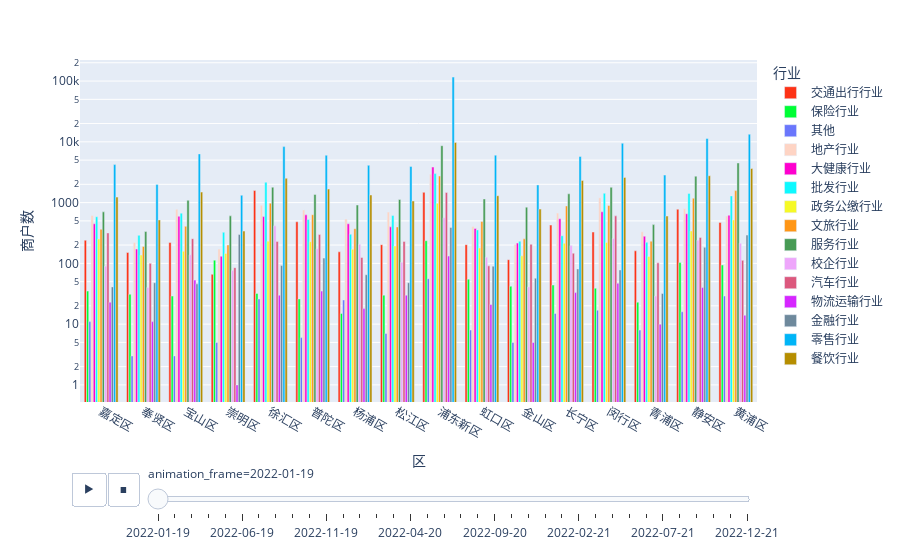

Write notebook code for a chart like this one.
### Markdown cell above
### 2022年上海各区各行业商户数量(7.xlsx)

### Code cell
px.bar(
    industryMerchantsData,
    x="区",
    y="商户数",
    log_y=True,
    color="行业",
    barmode="group",
    animation_frame=industryMerchantsData.月份.astype(str),
    color_discrete_sequence=px.colors.qualitative.Light24
)

### Figure 1 — Plotly figure (JSON) as saved in the notebook; plotly's stock layout.template omitted (floating-point values rounded to 4 significant figures)
{"data": [{"alignmentgroup": "True", "hovertemplate": "行业=交通出行行业<br>animation_frame=2022-01-19<br>区=%{x}<br>商户数=%{y}<extra></extra>", "legendgroup": "交通出行行业", "marker": {"color": "#FD3216", "pattern": {"shape": ""}}, "name": "交通出行行业", "offsetgroup": "交通出行行业", "orientation": "v", "showlegend": true, "textposition": "auto", "type": "bar", "x": ["嘉定区", "奉贤区", "宝山区", "崇明区", "徐汇区", "普陀区", "杨浦区", "松江区", "浦东新区", "虹口区", "金山区", "长宁区", "闵行区", "青浦区", "静安区", "黄浦区"], "xaxis": "x", "y": [240, 151, 221, 66, 1580, 484, 155, 203, 1473, 203, 115, 427, 328, 161, 777, 472], "yaxis": "y"}, {"alignmentgroup": "True", "hovertemplate": "行业=保险行业<br>animation_frame=2022-01-19<br>区=%{x}<br>商户数=%{y}<extra></extra>", "legendgroup": "保险行业", "marker": {"color": "#00FE35", "pattern": {"shape": ""}}, "name": "保险行业", "offsetgroup": "保险行业", "orientation": "v", "showlegend": true, "textposition": "auto", "type": "bar", "x": ["嘉定区", "奉贤区", "宝山区", "崇明区", "徐汇区", "普陀区", "杨浦区", "松江区", "浦东新区", "虹口区", "金山区", "长宁区", "闵行区", "青浦区", "静安区", "黄浦区"], "xaxis": "x", "y": [35, 31, 29, 113, 32, 26, 15, 30, 236, 55, 42, 44, 39, 23, 103, 94], "yaxis": "y"}, {"alignmentgroup": "True", "hovertemplate": "行业=其他<br>animation_frame=2022-01-19<br>区=%{x}<br>商户数=%{y}<extra></extra>", "legendgroup": "其他", "marker": {"color": "#6A76FC", "pattern": {"shape": ""}}, "name": "其他", "offsetgroup": "其他", "orientation": "v", "showlegend": true, "textposition": "auto", "type": "bar", "x": ["嘉定区", "奉贤区", "宝山区", "崇明区", "徐汇区", "普陀区", "杨浦区", "松江区", "浦东新区", "虹口区", "金山区", "长宁区", "闵行区", "青浦区", "静安区", "黄浦区"], "xaxis": "x", "y": [11, 3, 3, 5, 26, 6, 25, 7, 56, 8, 5, 15, 17, 8, 16, 29], "yaxis": "y"}, {"alignmentgroup": "True", "hovertemplate": "行业=地产行业<br>animation_frame=2022-01-19<br>区=%{x}<br>商户数=%{y}<extra></extra>", "legendgroup": "地产行业", "marker": {"color": "#FED4C4", "pattern": {"shape": ""}}, "name": "地产行业", "offsetgroup": "地产行业", "orientation": "v", "showlegend": true, "textposition": "auto", "type": "bar", "x": ["嘉定区", "奉贤区", "宝山区", "崇明区", "徐汇区", "普陀区", "杨浦区", "松江区", "浦东新区", "虹口区", "金山区", "长宁区", "闵行区", "青浦区", "静安区", "黄浦区"], "xaxis": "x", "y": [614, 221, 776, 172, 905, 758, 538, 698, 2931, 403, 205, 672, 1202, 331, 791, 599], "yaxis": "y"}, {"alignmentgroup": "True", "hovertemplate": "行业=大健康行业<br>animation_frame=2022-01-19<br>区=%{x}<br>商户数=%{y}<extra></extra>", "legendgroup": "大健康行业", "marker": {"color": "#FE00CE", "pattern": {"shape": ""}}, "name": "大健康行业", "offsetgroup": "大健康行业", "orientation": "v", "showlegend": true, "textposition": "auto", "type": "bar", "x": ["嘉定区", "奉贤区", "宝山区", "崇明区", "徐汇区", "普陀区", "杨浦区", "松江区", "浦东新区", "虹口区", "金山区", "长宁区", "闵行区", "青浦区", "静安区", "黄浦区"], "xaxis": "x", "y": [448, 172, 596, 131, 589, 628, 448, 399, 3850, 375, 216, 542, 707, 280, 655, 620], "yaxis": "y"}, {"alignmentgroup": "True", "hovertemplate": "行业=批发行业<br>animation_frame=2022-01-19<br>区=%{x}<br>商户数=%{y}<extra></extra>", "legendgroup": "批发行业", "marker": {"color": "#0DF9FF", "pattern": {"shape": ""}}, "name": "批发行业", "offsetgroup": "批发行业", "orientation": "v", "showlegend": true, "textposition": "auto", "type": "bar", "x": ["嘉定区", "奉贤区", "宝山区", "崇明区", "徐汇区", "普陀区", "杨浦区", "松江区", "浦东新区", "虹口区", "金山区", "长宁区", "闵行区", "青浦区", "静安区", "黄浦区"], "xaxis": "x", "y": [585, 289, 671, 325, 2170, 526, 302, 612, 3001, 355, 231, 285, 1423, 222, 1416, 1289], "yaxis": "y"}, {"alignmentgroup": "True", "hovertemplate": "行业=政务公缴行业<br>animation_frame=2022-01-19<br>区=%{x}<br>商户数=%{y}<extra></extra>", "legendgroup": "政务公缴行业", "marker": {"color": "#F6F926", "pattern": {"shape": ""}}, "name": "政务公缴行业", "offsetgroup": "政务公缴行业", "orientation": "v", "showlegend": true, "textposition": "auto", "type": "bar", "x": ["嘉定区", "奉贤区", "宝山区", "崇明区", "徐汇区", "普陀区", "杨浦区", "松江区", "浦东新区", "虹口区", "金山区", "长宁区", "闵行区", "青浦区", "静安区", "黄浦区"], "xaxis": "x", "y": [251, 137, 158, 146, 232, 227, 170, 193, 975, 179, 133, 214, 220, 130, 341, 518], "yaxis": "y"}, {"alignmentgroup": "True", "hovertemplate": "行业=文旅行业<br>animation_frame=2022-01-19<br>区=%{x}<br>商户数=%{y}<extra></extra>", "legendgroup": "文旅行业", "marker": {"color": "#FF9616", "pattern": {"shape": ""}}, "name": "文旅行业", "offsetgroup": "文旅行业", "orientation": "v", "showlegend": true, "textposition": "auto", "type": "bar", "x": ["嘉定区", "奉贤区", "宝山区", "崇明区", "徐汇区", "普陀区", "杨浦区", "松江区", "浦东新区", "虹口区", "金山区", "长宁区", "闵行区", "青浦区", "静安区", "黄浦区"], "xaxis": "x", "y": [363, 190, 407, 201, 980, 632, 372, 398, 2740, 489, 253, 881, 898, 232, 1182, 1574], "yaxis": "y"}, {"alignmentgroup": "True", "hovertemplate": "行业=服务行业<br>animation_frame=2022-01-19<br>区=%{x}<br>商户数=%{y}<extra></extra>", "legendgroup": "服务行业", "marker": {"color": "#479B55", "pattern": {"shape": ""}}, "name": "服务行业", "offsetgroup": "服务行业", "orientation": "v", "showlegend": true, "textposition": "auto", "type": "bar", "x": ["嘉定区", "奉贤区", "宝山区", "崇明区", "徐汇区", "普陀区", "杨浦区", "松江区", "浦东新区", "虹口区", "金山区", "长宁区", "闵行区", "青浦区", "静安区", "黄浦区"], "xaxis": "x", "y": [704, 334, 1092, 605, 1790, 1360, 912, 1124, 8637, 1149, 842, 1396, 1785, 434, 2719, 4492], "yaxis": "y"}, {"alignmentgroup": "True", "hovertemplate": "行业=校企行业<br>animation_frame=2022-01-19<br>区=%{x}<br>商户数=%{y}<extra></extra>", "legendgroup": "校企行业", "marker": {"color": "#EEA6FB", "pattern": {"shape": ""}}, "name": "校企行业", "offsetgroup": "校企行业", "orientation": "v", "showlegend": true, "textposition": "auto", "type": "bar", "x": ["嘉定区", "奉贤区", "宝山区", "崇明区", "徐汇区", "普陀区", "杨浦区", "松江区", "浦东新区", "虹口区", "金山区", "长宁区", "闵行区", "青浦区", "静安区", "黄浦区"], "xaxis": "x", "y": [90, 40, 138, 76, 414, 174, 206, 104, 563, 126, 41, 196, 257, 29, 241, 215], "yaxis": "y"}, {"alignmentgroup": "True", "hovertemplate": "行业=汽车行业<br>animation_frame=2022-01-19<br>区=%{x}<br>商户数=%{y}<extra></extra>", "legendgroup": "汽车行业", "marker": {"color": "#DC587D", "pattern": {"shape": ""}}, "name": "汽车行业", "offsetgroup": "汽车行业", "orientation": "v", "showlegend": true, "textposition": "auto", "type": "bar", "x": ["嘉定区", "奉贤区", "宝山区", "崇明区", "徐汇区", "普陀区", "杨浦区", "松江区", "浦东新区", "虹口区", "金山区", "长宁区", "闵行区", "青浦区", "静安区", "黄浦区"], "xaxis": "x", "y": [317, 100, 255, 85, 230, 299, 125, 230, 1465, 91, 206, 147, 605, 102, 267, 112], "yaxis": "y"}, {"alignmentgroup": "True", "hovertemplate": "行业=物流运输行业<br>animation_frame=2022-01-19<br>区=%{x}<br>商户数=%{y}<extra></extra>", "legendgroup": "物流运输行业", "marker": {"color": "#D626FF", "pattern": {"shape": ""}}, "name": "物流运输行业", "offsetgroup": "物流运输行业", "orientation": "v", "showlegend": true, "textposition": "auto", "type": "bar", "x": ["嘉定区", "奉贤区", "宝山区", "崇明区", "徐汇区", "普陀区", "杨浦区", "松江区", "浦东新区", "虹口区", "金山区", "长宁区", "闵行区", "青浦区", "静安区", "黄浦区"], "xaxis": "x", "y": [23, 11, 53, 1, 30, 35, 18, 30, 132, 21, 5, 33, 47, 10, 40, 14], "yaxis": "y"}, {"alignmentgroup": "True", "hovertemplate": "行业=金融行业<br>animation_frame=2022-01-19<br>区=%{x}<br>商户数=%{y}<extra></extra>", "legendgroup": "金融行业", "marker": {"color": "#6E899C", "pattern": {"shape": ""}}, "name": "金融行业", "offsetgroup": "金融行业", "orientation": "v", "showlegend": true, "textposition": "auto", "type": "bar", "x": ["嘉定区", "奉贤区", "宝山区", "崇明区", "徐汇区", "普陀区", "杨浦区", "松江区", "浦东新区", "虹口区", "金山区", "长宁区", "闵行区", "青浦区", "静安区", "黄浦区"], "xaxis": "x", "y": [41, 48, 46, 298, 92, 122, 65, 48, 391, 90, 57, 81, 78, 32, 184, 292], "yaxis": "y"}, {"alignmentgroup": "True", "hovertemplate": "行业=零售行业<br>animation_frame=2022-01-19<br>区=%{x}<br>商户数=%{y}<extra></extra>", "legendgroup": "零售行业", "marker": {"color": "#00B5F7", "pattern": {"shape": ""}}, "name": "零售行业", "offsetgroup": "零售行业", "orientation": "v", "showlegend": true, "textposition": "auto", "type": "bar", "x": ["嘉定区", "奉贤区", "宝山区", "崇明区", "徐汇区", "普陀区", "杨浦区", "松江区", "浦东新区", "虹口区", "金山区", "长宁区", "闵行区", "青浦区", "静安区", "黄浦区"], "xaxis": "x", "y": [4223, 1991, 6329, 1321, 8339, 6012, 4107, 3938, 116186, 6041, 1956, 5730, 9480, 2837, 11344, 13331], "yaxis": "y"}, {"alignmentgroup": "True", "hovertemplate": "行业=餐饮行业<br>animation_frame=2022-01-19<br>区=%{x}<br>商户数=%{y}<extra></extra>", "legendgroup": "餐饮行业", "marker": {"color": "#B68E00", "pattern": {"shape": ""}}, "name": "餐饮行业", "offsetgroup": "餐饮行业", "orientation": "v", "showlegend": true, "textposition": "auto", "type": "bar", "x": ["嘉定区", "奉贤区", "宝山区", "崇明区", "徐汇区", "普陀区", "杨浦区", "松江区", "浦东新区", "虹口区", "金山区", "长宁区", "闵行区", "青浦区", "静安区", "黄浦区"], "xaxis": "x", "y": [1231, 519, 1488, 340, 2514, 1668, 1335, 1066, 9776, 1298, 782, 2315, 2598, 601, 2766, 3640], "yaxis": "y"}], "layout": {"barmode": "group", "legend": {"title": {"text": "行业"}, "tracegroupgap": 0}, "margin": {"t": 60}, "sliders": [{"active": 0, "currentvalue": {"prefix": "animation_frame="}, "len": 0.9, "pad": {"b": 10, "t": 60}, "steps": [{"args": [["2022-01-19"], {"frame": {"duration": 0, "redraw": true}, "fromcurrent": true, "mode": "immediate", "transition": {"duration": 0, "easing": "linear"}}], "label": "2022-01-19", "method": "animate"}, {"args": [["2022-02-19"], {"frame": {"duration": 0, "redraw": true}, "fromcurrent": true, "mode": "immediate", "transition": {"duration": 0, "easing": "linear"}}], "label": "2022-02-19", "method": "animate"}, {"args": [["2022-03-19"], {"frame": {"duration": 0, "redraw": true}, "fromcurrent": true, "mode": "immediate", "transition": {"duration": 0, "easing": "linear"}}], "label": "2022-03-19", "method": "animate"}, {"args": [["2022-04-19"], {"frame": {"duration": 0, "redraw": true}, "fromcurrent": true, "mode": "immediate", "transition": {"duration": 0, "easing": "linear"}}], "label": "2022-04-19", "method": "animate"}, {"args": [["2022-05-19"], {"frame": {"duration": 0, "redraw": true}, "fromcurrent": true, "mode": "immediate", "transition": {"duration": 0, "easing": "linear"}}], "label": "2022-05-19", "method": "animate"}, {"args": [["2022-06-19"], {"frame": {"duration": 0, "redraw": true}, "fromcurrent": true, "mode": "immediate", "transition": {"duration": 0, "easing": "linear"}}], "label": "2022-06-19", "method": "animate"}, {"args": [["2022-07-19"], {"frame": {"duration": 0, "redraw": true}, "fromcurrent": true, "mode": "immediate", "transition": {"duration": 0, "easing": "linear"}}], "label": "2022-07-19", "method": "animate"}, {"args": [["2022-08-19"], {"frame": {"duration": 0, "redraw": true}, "fromcurrent": true, "mode": "immediate", "transition": {"duration": 0, "easing": "linear"}}], "label": "2022-08-19", "method": "animate"}, {"args": [["2022-09-19"], {"frame": {"duration": 0, "redraw": true}, "fromcurrent": true, "mode": "immediate", "transition": {"duration": 0, "easing": "linear"}}], "label": "2022-09-19", "method": "animate"}, {"args": [["2022-10-19"], {"frame": {"duration": 0, "redraw": true}, "fromcurrent": true, "mode": "immediate", "transition": {"duration": 0, "easing": "linear"}}], "label": "2022-10-19", "method": "animate"}, {"args": [["2022-11-19"], {"frame": {"duration": 0, "redraw": true}, "fromcurrent": true, "mode": "immediate", "transition": {"duration": 0, "easing": "linear"}}], "label": "2022-11-19", "method": "animate"}, {"args": [["2022-12-19"], {"frame": {"duration": 0, "redraw": true}, "fromcurrent": true, "mode": "immediate", "transition": {"duration": 0, "easing": "linear"}}], "label": "2022-12-19", "method": "animate"}, {"args": [["2022-01-20"], {"frame": {"duration": 0, "redraw": true}, "fromcurrent": true, "mode": "immediate", "transition": {"duration": 0, "easing": "linear"}}], "label": "2022-01-20", "method": "animate"}, {"args": [["2022-02-20"], {"frame": {"duration": 0, "redraw": true}, "fromcurrent": true, "mode": "immediate", "transition": {"duration": 0, "easing": "linear"}}], "label": "2022-02-20", "method": "animate"}, {"args": [["2022-03-20"], {"frame": {"duration": 0, "redraw": true}, "fromcurrent": true, "mode": "immediate", "transition": {"duration": 0, "easing": "linear"}}], "label": "2022-03-20", "method": "animate"}, {"args": [["2022-04-20"], {"frame": {"duration": 0, "redraw": true}, "fromcurrent": true, "mode": "immediate", "transition": {"duration": 0, "easing": "linear"}}], "label": "2022-04-20", "method": "animate"}, {"args": [["2022-05-20"], {"frame": {"duration": 0, "redraw": true}, "fromcurrent": true, "mode": "immediate", "transition": {"duration": 0, "easing": "linear"}}], "label": "2022-05-20", "method": "animate"}, {"args": [["2022-06-20"], {"frame": {"duration": 0, "redraw": true}, "fromcurrent": true, "mode": "immediate", "transition": {"duration": 0, "easing": "linear"}}], "label": "2022-06-20", "method": "animate"}, {"args": [["2022-07-20"], {"frame": {"duration": 0, "redraw": true}, "fromcurrent": true, "mode": "immediate", "transition": {"duration": 0, "easing": "linear"}}], "label": "2022-07-20", "method": "animate"}, {"args": [["2022-08-20"], {"frame": {"duration": 0, "redraw": true}, "fromcurrent": true, "mode": "immediate", "transition": {"duration": 0, "easing": "linear"}}], "label": "2022-08-20", "method": "animate"}, {"args": [["2022-09-20"], {"frame": {"duration": 0, "redraw": true}, "fromcurrent": true, "mode": "immediate", "transition": {"duration": 0, "easing": "linear"}}], "label": "2022-09-20", "method": "animate"}, {"args": [["2022-10-20"], {"frame": {"duration": 0, "redraw": true}, "fromcurrent": true, "mode": "immediate", "transition": {"duration": 0, "easing": "linear"}}], "label": "2022-10-20", "method": "animate"}, {"args": [["2022-11-20"], {"frame": {"duration": 0, "redraw": true}, "fromcurrent": true, "mode": "immediate", "transition": {"duration": 0, "easing": "linear"}}], "label": "2022-11-20", "method": "animate"}, {"args": [["2022-12-20"], {"frame": {"duration": 0, "redraw": true}, "fromcurrent": true, "mode": "immediate", "transition": {"duration": 0, "easing": "linear"}}], "label": "2022-12-20", "method": "animate"}, {"args": [["2022-01-21"], {"frame": {"duration": 0, "redraw": true}, "fromcurrent": true, "mode": "immediate", "transition": {"duration": 0, "easing": "linear"}}], "label": "2022-01-21", "method": "animate"}, {"args": [["2022-02-21"], {"frame": {"duration": 0, "redraw": true}, "fromcurrent": true, "mode": "immediate", "transition": {"duration": 0, "easing": "linear"}}], "label": "2022-02-21", "method": "animate"}, {"args": [["2022-03-21"], {"frame": {"duration": 0, "redraw": true}, "fromcurrent": true, "mode": "immediate", "transition": {"duration": 0, "easing": "linear"}}], "label": "2022-03-21", "method": "animate"}, {"args": [["2022-04-21"], {"frame": {"duration": 0, "redraw": true}, "fromcurrent": true, "mode": "immediate", "transition": {"duration": 0, "easing": "linear"}}], "label": "2022-04-21", "method": "animate"}, {"args": [["2022-05-21"], {"frame": {"duration": 0, "redraw": true}, "fromcurrent": true, "mode": "immediate", "transition": {"duration": 0, "easing": "linear"}}], "label": "2022-05-21", "method": "animate"}, {"args": [["2022-06-21"], {"frame": {"duration": 0, "redraw": true}, "fromcurrent": true, "mode": "immediate", "transition": {"duration": 0, "easing": "linear"}}], "label": "2022-06-21", "method": "animate"}, {"args": [["2022-07-21"], {"frame": {"duration": 0, "redraw": true}, "fromcurrent": true, "mode": "immediate", "transition": {"duration": 0, "easing": "linear"}}], "label": "2022-07-21", "method": "animate"}, {"args": [["2022-08-21"], {"frame": {"duration": 0, "redraw": true}, "fromcurrent": true, "mode": "immediate", "transition": {"duration": 0, "easing": "linear"}}], "label": "2022-08-21", "method": "animate"}, {"args": [["2022-09-21"], {"frame": {"duration": 0, "redraw": true}, "fromcurrent": true, "mode": "immediate", "transition": {"duration": 0, "easing": "linear"}}], "label": "2022-09-21", "method": "animate"}, {"args": [["2022-10-21"], {"frame": {"duration": 0, "redraw": true}, "fromcurrent": true, "mode": "immediate", "transition": {"duration": 0, "easing": "linear"}}], "label": "2022-10-21", "method": "animate"}, {"args": [["2022-11-21"], {"frame": {"duration": 0, "redraw": true}, "fromcurrent": true, "mode": "immediate", "transition": {"duration": 0, "easing": "linear"}}], "label": "2022-11-21", "method": "animate"}, {"args": [["2022-12-21"], {"frame": {"duration": 0, "redraw": true}, "fromcurrent": true, "mode": "immediate", "transition": {"duration": 0, "easing": "linear"}}], "label": "2022-12-21", "method": "animate"}], "x": 0.1, "xanchor": "left", "y": 0, "yanchor": "top"}], "updatemenus": [{"buttons": [{"args": [null, {"frame": {"duration": 500, "redraw": true}, "fromcurrent": true, "mode": "immediate", "transition": {"duration": 500, "easing": "linear"}}], "label": "&#9654;", "method": "animate"}, {"args": [[null], {"frame": {"duration": 0, "redraw": true}, "fromcurrent": true, "mode": "immediate", "transition": {"duration": 0, "easing": "linear"}}], "label": "&#9724;", "method": "animate"}], "direction": "left", "pad": {"r": 10, "t": 70}, "showactive": false, "type": "buttons", "x": 0.1, "xanchor": "right", "y": 0, "yanchor": "top"}], "xaxis": {"anchor": "y", "domain": [0, 1], "title": {"text": "区"}}, "yaxis": {"anchor": "x", "domain": [0, 1], "title": {"text": "商户数"}, "type": "log"}}}
